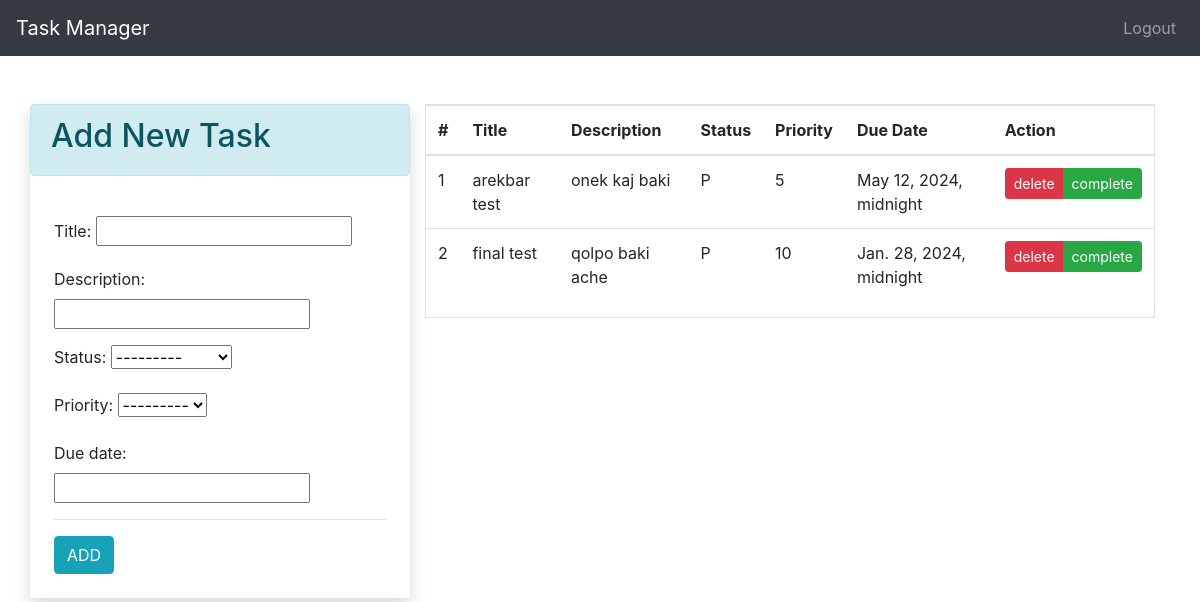
The app's page / (signed in) with its own data.
### tasks/models.py (models this page shows)
class Tasks(models.Model):
    status_choices=[
        ('C', 'COMPLETED'),
        ('P', 'PENDING')
    ]
    priority_choices=[
        ('5', 'Normal'),
        ('10', 'High')
    ]
    title = models.CharField(max_length=20)
    description = models.CharField(max_length=20)
    status = models.CharField(max_length=2, choices = status_choices)
    user = models.ForeignKey(User , on_delete = models.CASCADE)
    priority = models.CharField(max_length=2, choices = priority_choices)
    create_date = models.DateTimeField(auto_now_add=True)
    due_date = models.DateTimeField()

### tasks/views.py (the view)
# urls.py: 2. Add a URL to urlpatterns:  path('', views.home, name='home')
@login_required(login_url='login')
def home(request):
        if request.user.is_authenticated:
            user = request.user
            form=TasksForm()
            tasks = Tasks.objects.filter(user = user)
            context={
                "form":form,
                "tasks":tasks
            }
            return render(request, 'index.html', context)

### tasks/forms.py
class TasksForm(ModelForm):
    class Meta:
        model=Tasks
        fields =['title', 'description', 'status', 'priority', 'due_date']

### tasks/templates/index.html
{% extends "base.html" %} {% block content %}
<div>
  <div class="container pt-4">
    <div class="row p-0 mt-4">
      <div class="col-lg-4 mx-auto shadow p-0">
        <div class="alert alert-info">
          <h2>Add New Task</h2>
        </div>
        <div class="p-4">
          <form action="/add-task" method="POST">
            {% csrf_token %} {{ form.as_p }}
            <hr />
            <input type="submit" value="ADD" class="btn btn-info" />
          </form>
        </div>
      </div>
      <div class="col">
        <div class="border">
          {% if tasks|length == 0 %}
          <div class="p-4">
            <br />
            <br />
            <div class="alert alert-info text-center">
              <p class="" style="font-size: 30px">NO Tasks</p>
            </div>
            <br />
            <br />
          </div>
          {% else %}
          <div>
            <table class="table">
              <thead>
                <tr>
                  <th>#</th>
                  <th>Title</th>
                  <th>Description</th>
                  <th>Status</th>
                  <th>Priority</th>
                  <th>Due Date</th>
                  <th>Action</th>
                </tr>
              </thead>
              <tbody>
                {% for task in tasks %}
                <tr>
                  <td>{{ forloop.counter }}</td>
                  <td>{{ task.title }}</td>
                  <td>{{ task.description }}</td>
                  <td>{{ task.status }}</td>
                  <td>{{ task.priority }}</td>
                  <td>{{ task.due_date }}</td>
                  <td>
                    <div class="btn-group">
                      <a href="delete-task/{{ task.id }}" class="btn btn-sm btn-danger">
                        delete
                      </a>
                      {% if task.status == 'P' %}
                      <a href="change-status/{{ task.id }}/C" class="btn btn-sm btn-success">
                        complete
                      </a>
                      {% else %}
                      <a href="change-status/{{ task.id }}/P" class="btn btn-sm btn-warning">
                        pending
                      </a>
                      {% endif %}
                    </div>
                  </td>
                </tr>
                {% endfor %}
              </tbody>
            </table>
          </div>
          {% endif %}
        </div>
      </div>
    </div>
  </div>
</div>
{% endblock content %}

### records on screen
Tasks: title "arekbar test", description "onek kaj baki", status "P", priority "5", due_date "May 12, 2024, midnight"
Tasks: title "final test", description "qolpo baki ache", status "P", priority "10", due_date "Jan. 28, 2024, midnight"
